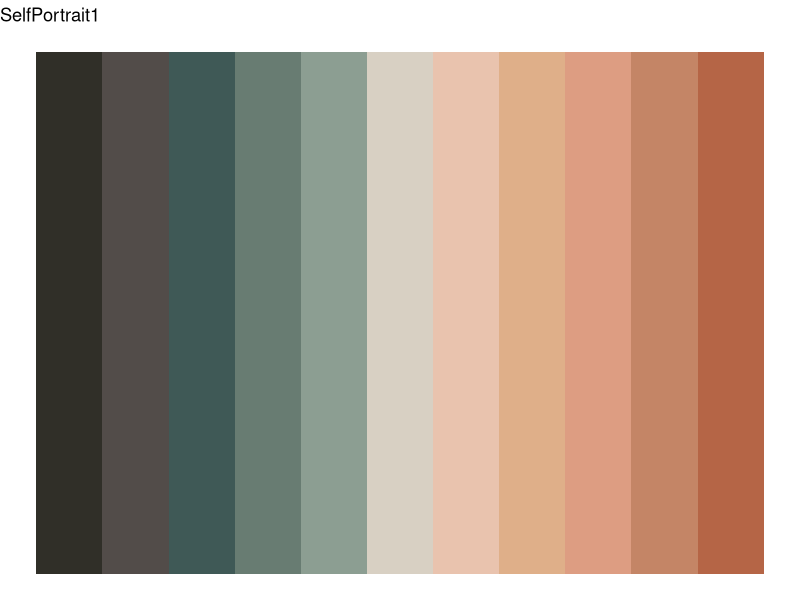
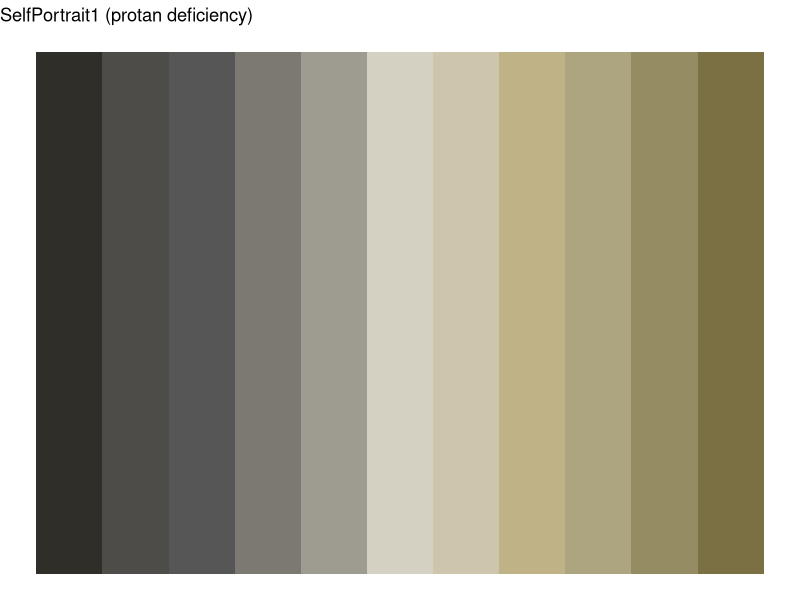
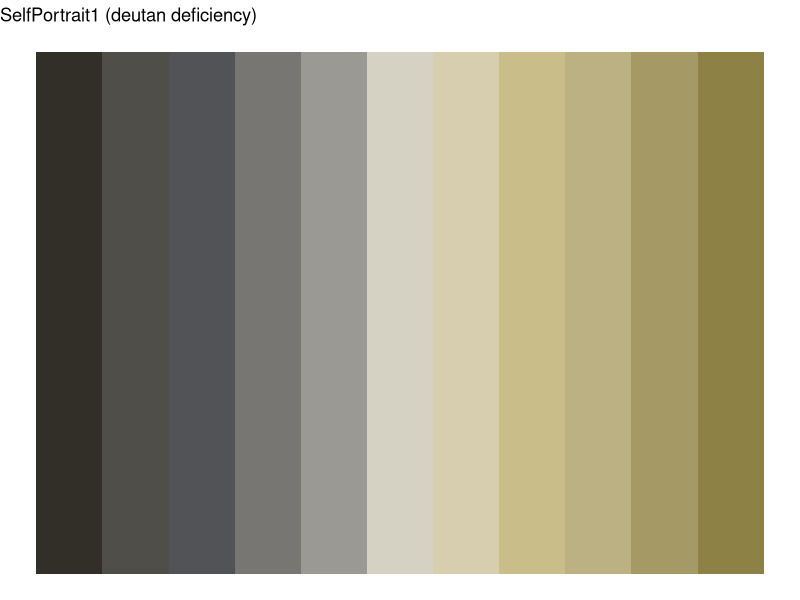
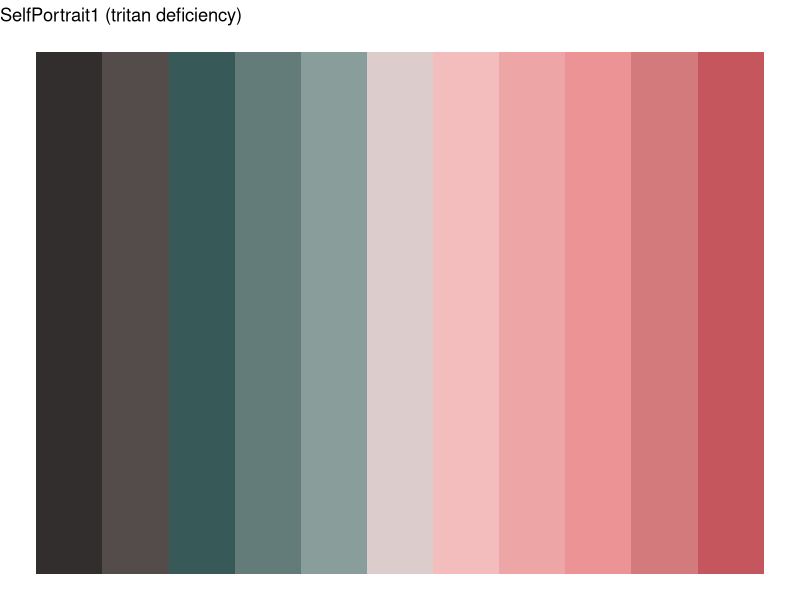
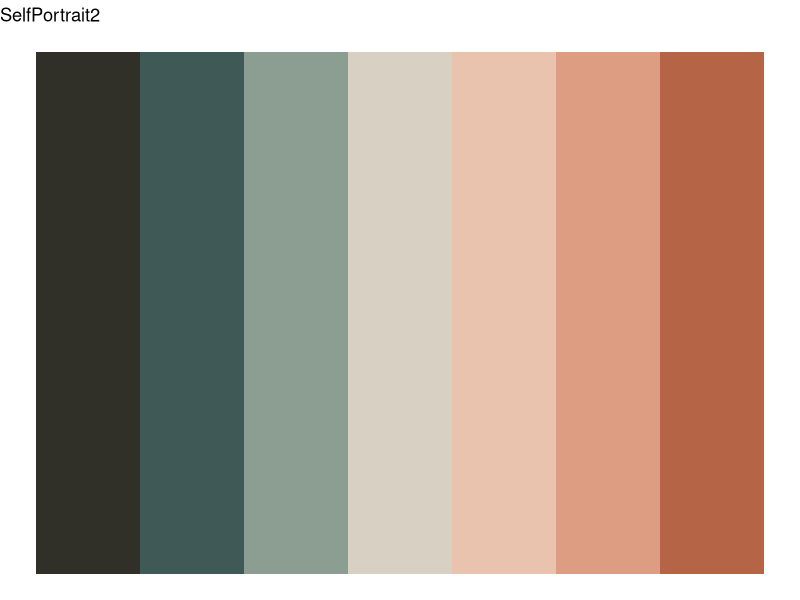
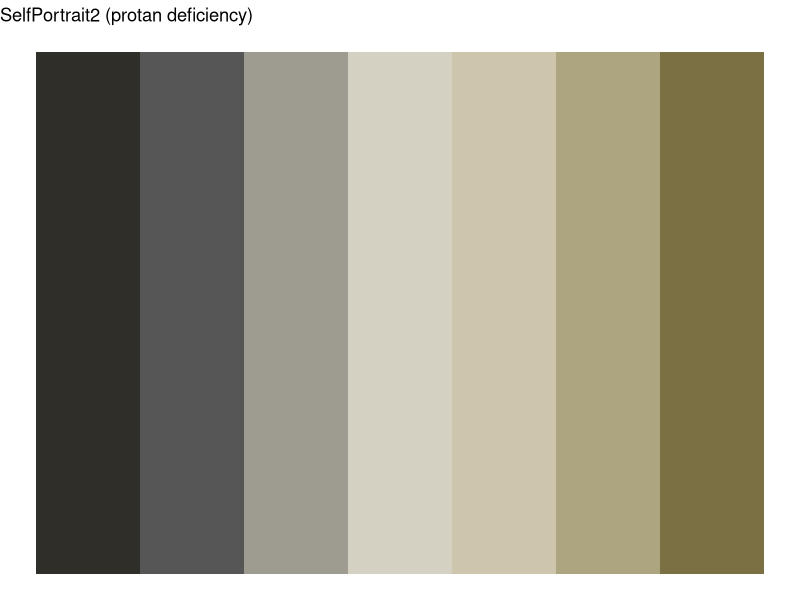
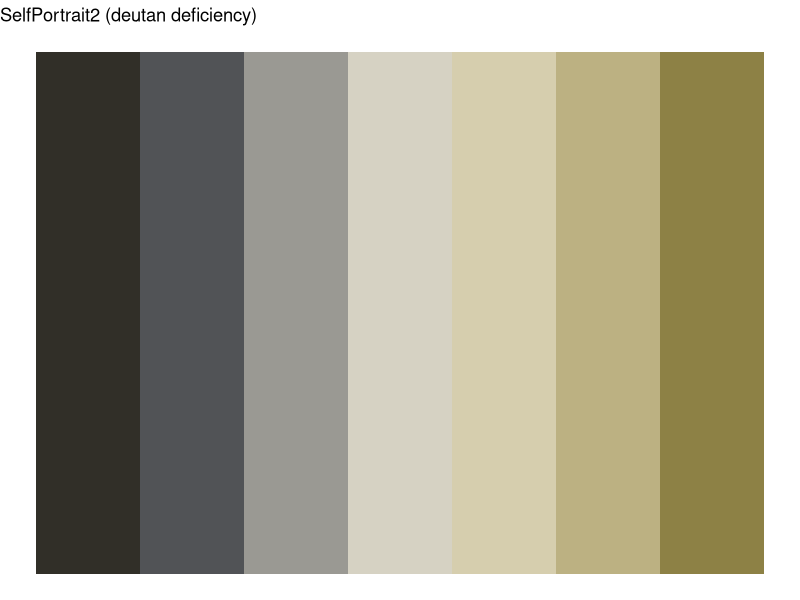
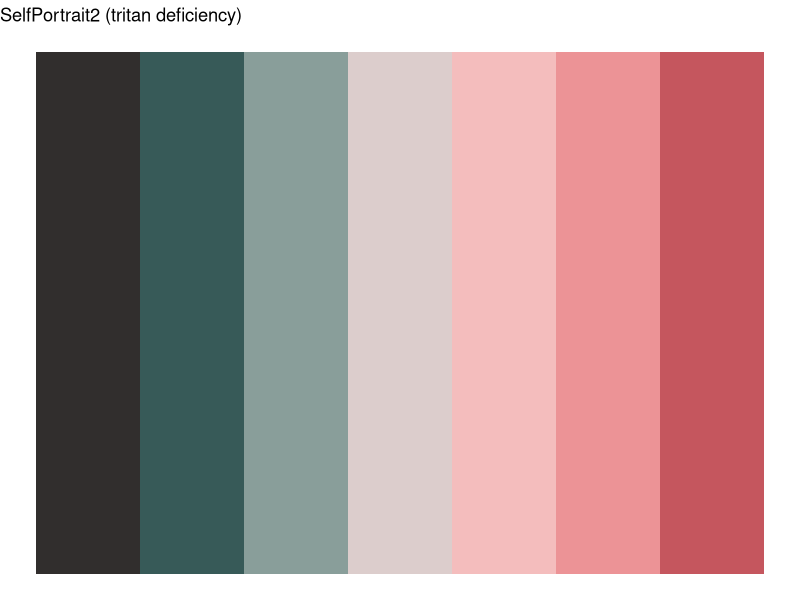

Write the R code that produced these figures, in order.
# Munch color palettes 

#### Load required libraries ####
library(ggplot2)
library(colorspace)

#### Functions ####
plot.palette <- function(cols, def = "none"){
  require(colorspace)
  require(ggplot2)
  d<- deparse(substitute(cols))
  print(d)
  dat.set <- data.frame("x" = seq(1,length(cols)), "y" = rep(1,length(cols)),
                         "colors" = as.factor(seq(1,length(cols))))
  if(def == "tritan"){
    cols <- tritan(cols)
    title1 <- paste(d, "(tritan deficiency)")
  }else if(def == "deutan"){
    cols <- deutan(cols)
    title1 <- paste(d, "(deutan deficiency)")
  }else if(def == "protan"){
    cols <- protan(cols)
    title1 <- paste(d, "(protan deficiency)")
  } else {
    title1 <- d
  }
  p <- ggplot(dat.set, aes(x,y,fill = colors)) + geom_tile() + 
    scale_fill_manual(values = cols, aesthetics = "fill") +
    ggtitle(title1) + 
    theme_void() + theme(legend.position = "none") 
  return(p)
}

#### Self Portrait by the Window (1940) (slide 1) ####

# Diverging color palette (long)
SelfPortrait1 <- c("#302F28","#524C49", "#3F5956", "#687C72", "#8C9E92", 
                 "#D8D0C3",
                 "#E9C3AE", "#DFAF89", "#DD9D82", "#C48566", "#B56546")
plot.palette(SelfPortrait1)
# color deficiency check
plot.palette(SelfPortrait1, "protan")
plot.palette(SelfPortrait1, "deutan")
plot.palette(SelfPortrait1, "tritan")

# Diverging color palette (short)
SelfPortrait2 <- c("#302F28", "#3F5956", "#8C9E92", 
                 "#D8D0C3", 
                 "#E9C3AE", "#DD9D82", "#B56546")
plot.palette(SelfPortrait2)
# color deficiency check
plot.palette(SelfPortrait2, "protan")
plot.palette(SelfPortrait2, "deutan")
plot.palette(SelfPortrait2, "tritan")

#### The Scream (1893) ####

# Diverging color palette (long, no center value)
Scream1 <- c("#3C3C3C", "#5A6675", "#7E91AD", "#9BA5C9",
                 "#FABD9E", "#E6AB68", "#E58A71", "#BF7A6B")
plot.palette(Scream1)
# color deficiency check
plot.palette(Scream1, "protan")
plot.palette(Scream1, "deutan")
plot.palette(Scream1, "tritan")

# Diverging color palette (short, no center value)
Scream2 <- c("#373D52", "#657487", "#9BA5C9", 
                 "#FABD9E", "#E6AB68", "#E17A62")
plot.palette(Scream2)
# color deficiency check
plot.palette(Scream2, "protan")
plot.palette(Scream2, "deutan")
plot.palette(Scream2, "tritan")

#### Portrait of Fredrick Nietzsche ####
# Qualitative palette 
Nietzsche <- c("#425799", "#D1593B", "#F3CE61", "#712E24", "#3B514B", "#A54032", "#F3DB9C", "#9D6B5A")
plot.palette(Nietzsche)
# color deficiency check
plot.palette(Nietzsche, "protan")
plot.palette(Nietzsche, "deutan")
plot.palette(Nietzsche, "tritan")

#### The Murderer (1910) ####
# Qualitative palette
Murderer <- c("#BD483F", "#2A3139", "#87A077", "#E2A23A", "#8C7271", "#B07563", "#66797F", "#66672C")
plot.palette(Murderer)
# color deficiency check
plot.palette(Murderer, "protan")
plot.palette(Murderer, "deutan")
plot.palette(Murderer, "tritan")

#### New Snow (1900-1901) ####
# Diverging palette (long, no center value)
NewSnow1 <- c("#242E26", "#49544C", "#6F7B6B", "#A0A298", 
              "#B2A697", "#C9AD8C", "#8A5C49", "#693931")
plot.palette(NewSnow1)
# color deficiency check
plot.palette(NewSnow1, "protan")
plot.palette(NewSnow1, "deutan")
plot.palette(NewSnow1, "tritan")

# Diverging palette (short, no center value)
NewSnow2 <- c("#242E26", "#6F7B6B", "#A0A298", 
              "#B2A697", "#C9AD8C", "#693931")
plot.palette(NewSnow2)
# color deficiency check
plot.palette(NewSnow2, "protan")
plot.palette(NewSnow2, "deutan")
plot.palette(NewSnow2, "tritan")

# Quantitative (cool)
NewSnowCool <- c("#242E26", "#49544C", "#6F7B6B", "#A0A298")
NewSnowCool <- rev(NewSnowCool)
plot.palette(NewSnowCool)

# Quantitative (warm)
NewSnowWarm <- c("#B2A697", "#C9AD8C", "#8A5C49", "#693931")
plot.palette(NewSnowWarm)

#### The Yellow Log (1912) ####
# Quantitative palette 
YellowLog <- c("#49542C", "#7C6170", "#F2BA3E", "#914D33", "#B79081", "#829B9C", "#BB782B")
plot.palette(YellowLog)
# color deficiency check
plot.palette(YellowLog, "protan")
plot.palette(YellowLog, "deutan")
plot.palette(YellowLog, "tritan")

#### Starry Night (1922-24) ####
# Qualitative palette (single emphasis color)
StarryNight1 <- c("#E87C49", "#A0A9AD", "#7EA8A0", "#749EA8", "#BD9AAB", "#DCC1BD",
                  "#A2BCC2", "#F3C8C0")
plot.palette(StarryNight1)
# color deficiency check
plot.palette(StarryNight1, "protan")
plot.palette(StarryNight1, "deutan")
plot.palette(StarryNight1, "tritan")

# Quantitative palette (hue)
StarryNight2 <- c("#F3C8C0", "#BB81A2", "#BD9AAB", "#A0A9AD", "#73968A", 
                  "#4A6995", "#4A5355")
plot.palette(StarryNight2)
# color deficiency check
plot.palette(StarryNight2, "protan")

MunchColors <- list(
  "SelfPortrait1" = SelfPortrait1,
  "SelfPortrait2" = SelfPortrait2,
  "Scream1" = Scream1,
  "Scream2" = Scream2,
  "Nietzsche" = Nietzsche,
  "Murderer" = Murderer,
  "NewSnow1" = NewSnow1,
  "NewSnow2" = NewSnow2,
  "NewSnowCool" = NewSnowCool,
  "NewSnowWarm" = NewSnowWarm,
  "YellowLog" = YellowLog,
  "StarryNight1" = StarryNight1,
  "StarryNight2" = StarryNight2
)
